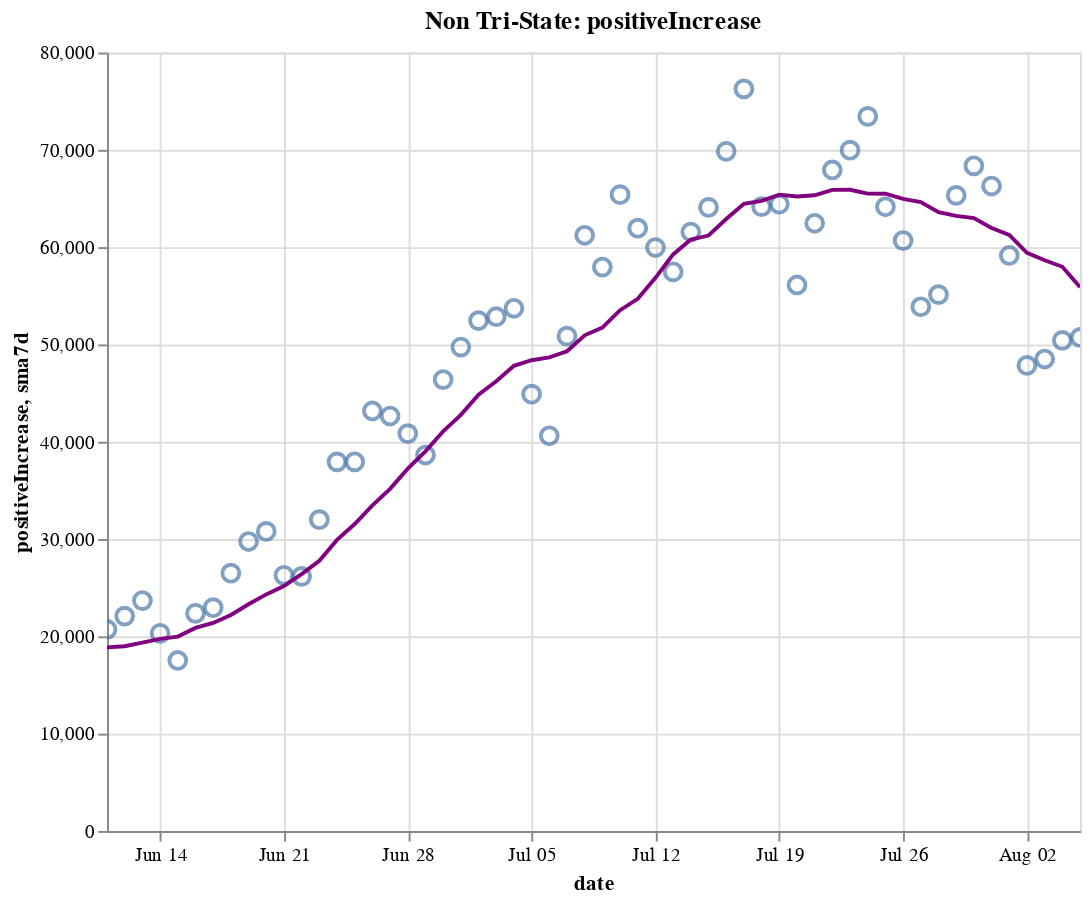

The notebook cell this image was saved under:
### Code cell
create_plot(non_tristate, 'positiveIncrease')

### Figure 1 — Vega-Lite specification as saved in the notebook (floating-point values rounded to 4 significant figures)
{"config": {"view": {"continuousWidth": 400, "continuousHeight": 300}}, "layer": [{"layer": [{"mark": {"type": "point", "size": 75}, "encoding": {"tooltip": [{"type": "temporal", "field": "date"}, {"type": "quantitative", "field": "positiveIncrease"}, {"type": "quantitative", "field": "sma7d"}], "x": {"type": "temporal", "field": "date"}, "y": {"type": "quantitative", "field": "positiveIncrease"}}, "selection": {"selector014": {"type": "interval", "bind": "scales", "encodings": ["x", "y"]}}}, {"mark": {"type": "line", "color": "purple"}, "encoding": {"x": {"type": "temporal", "field": "date"}, "y": {"type": "quantitative", "field": "sma7d"}}}]}, {"mark": {"type": "rule", "color": "#aaa"}, "encoding": {"x": {"type": "temporal", "field": "date"}}, "transform": [{"filter": {"selection": "selector013"}}]}, {"mark": "circle", "encoding": {"opacity": {"condition": {"value": 1, "selection": "selector013"}, "value": 0}, "tooltip": [{"type": "temporal", "field": "date"}, {"type": "quantitative", "field": "positiveIncrease"}, {"type": "quantitative", "field": "sma7d"}], "x": {"type": "temporal", "field": "date"}, "y": {"type": "quantitative", "field": "positiveIncrease"}}, "selection": {"selector013": {"type": "single", "encodings": ["x"], "on": "mouseover", "nearest": true, "empty": "none"}}}, {"mark": {"type": "text", "align": "left", "dx": 5, "dy": -5, "stroke": "white", "strokeWidth": 2}, "encoding": {"text": {"type": "quantitative", "field": "positiveIncrease"}, "tooltip": [{"type": "temporal", "field": "date"}, {"type": "quantitative", "field": "positiveIncrease"}, {"type": "quantitative", "field": "sma7d"}], "x": {"type": "temporal", "field": "date"}, "y": {"type": "quantitative", "field": "positiveIncrease"}}, "transform": [{"filter": {"selection": "selector013"}}]}, {"mark": {"type": "text", "align": "left", "dx": 5, "dy": -5}, "encoding": {"text": {"type": "quantitative", "field": "positiveIncrease"}, "tooltip": [{"type": "temporal", "field": "date"}, {"type": "quantitative", "field": "positiveIncrease"}, {"type": "quantitative", "field": "sma7d"}], "x": {"type": "temporal", "field": "date"}, "y": {"type": "quantitative", "field": "positiveIncrease"}}, "transform": [{"filter": {"selection": "selector013"}}]}], "data": {"name": "data-5a7083645dd3caddebe73cb596d126e3"}, "height": 400, "title": "Non Tri-State: positiveIncrease", "width": 500, "$schema": "https://vega.github.io/schema/vega-lite/v4.8.1.json", "datasets": {"data-5a7083645dd3caddebe73cb596d126e3": [{"date": "2020-06-11T00:00:00", "totalTestResultsIncrease": 368700.0, "positiveIncrease": 20710.0, "death": 66590.0, "deathIncrease": 768.0, "positiveRate": 0.056, "state": "Non Tri-State", "sma7d": 18860.0}, {"date": "2020-06-12T00:00:00", "totalTestResultsIncrease": 512100.0, "positiveIncrease": 22080.0, "death": 67250.0, "deathIncrease": 660.0, "positiveRate": 0.043, "state": "Non Tri-State", "sma7d": 18980.0}, {"date": "2020-06-13T00:00:00", "totalTestResultsIncrease": 397700.0, "positiveIncrease": 23680.0, "death": 67780.0, "deathIncrease": 532.0, "positiveRate": 0.06, "state": "Non Tri-State", "sma7d": 19350.0}, {"date": "2020-06-14T00:00:00", "totalTestResultsIncrease": 396300.0, "positiveIncrease": 20310.0, "death": 68060.0, "deathIncrease": 280.0, "positiveRate": 0.051, "state": "Non Tri-State", "sma7d": 19740.0}, {"date": "2020-06-15T00:00:00", "totalTestResultsIncrease": 352800.0, "positiveIncrease": 17520.0, "death": 68360.0, "deathIncrease": 298.0, "positiveRate": 0.05, "state": "Non Tri-State", "sma7d": 19970.0}, {"date": "2020-06-16T00:00:00", "totalTestResultsIncrease": 381800.0, "positiveIncrease": 22370.0, "death": 69000.0, "deathIncrease": 643.0, "positiveRate": 0.059, "state": "Non Tri-State", "sma7d": 20870.0}, {"date": "2020-06-17T00:00:00", "totalTestResultsIncrease": 405300.0, "positiveIncrease": 22950.0, "death": 69700.0, "deathIncrease": 695.0, "positiveRate": 0.057, "state": "Non Tri-State", "sma7d": 21370.0}, {"date": "2020-06-18T00:00:00", "totalTestResultsIncrease": 416700.0, "positiveIncrease": 26490.0, "death": 70330.0, "deathIncrease": 634.0, "positiveRate": 0.064, "state": "Non Tri-State", "sma7d": 22200.0}, {"date": "2020-06-19T00:00:00", "totalTestResultsIncrease": 460300.0, "positiveIncrease": 29740.0, "death": 70920.0, "deathIncrease": 583.0, "positiveRate": 0.065, "state": "Non Tri-State", "sma7d": 23290.0}, {"date": "2020-06-20T00:00:00", "totalTestResultsIncrease": 462100.0, "positiveIncrease": 30780.0, "death": 71480.0, "deathIncrease": 569.0, "positiveRate": 0.067, "state": "Non Tri-State", "sma7d": 24310.0}, {"date": "2020-06-21T00:00:00", "totalTestResultsIncrease": 415400.0, "positiveIncrease": 26270.0, "death": 71740.0, "deathIncrease": 255.0, "positiveRate": 0.063, "state": "Non Tri-State", "sma7d": 25160.0}, {"date": "2020-06-22T00:00:00", "totalTestResultsIncrease": 381000.0, "positiveIncrease": 26160.0, "death": 71980.0, "deathIncrease": 241.0, "positiveRate": 0.069, "state": "Non Tri-State", "sma7d": 26400.0}, {"date": "2020-06-23T00:00:00", "totalTestResultsIncrease": 428400.0, "positiveIncrease": 31990.0, "death": 72590.0, "deathIncrease": 613.0, "positiveRate": 0.075, "state": "Non Tri-State", "sma7d": 27770.0}, {"date": "2020-06-24T00:00:00", "totalTestResultsIncrease": 445400.0, "positiveIncrease": 37930.0, "death": 73240.0, "deathIncrease": 652.0, "positiveRate": 0.085, "state": "Non Tri-State", "sma7d": 29910.0}, {"date": "2020-06-25T00:00:00", "totalTestResultsIncrease": 540400.0, "positiveIncrease": 37940.0, "death": 73840.0, "deathIncrease": 595.0, "positiveRate": 0.07, "state": "Non Tri-State", "sma7d": 31550.0}, {"date": "2020-06-26T00:00:00", "totalTestResultsIncrease": 506600.0, "positiveIncrease": 43160.0, "death": 74410.0, "deathIncrease": 571.0, "positiveRate": 0.085, "state": "Non Tri-State", "sma7d": 33460.0}, {"date": "2020-06-27T00:00:00", "totalTestResultsIncrease": 496300.0, "positiveIncrease": 42640.0, "death": 74870.0, "deathIncrease": 455.0, "positiveRate": 0.086, "state": "Non Tri-State", "sma7d": 35160.0}, {"date": "2020-06-28T00:00:00", "totalTestResultsIncrease": 495100.0, "positiveIncrease": 40840.0, "death": 75100.0, "deathIncrease": 234.0, "positiveRate": 0.082, "state": "Non Tri-State", "sma7d": 37240.0}, {"date": "2020-06-29T00:00:00", "totalTestResultsIncrease": 562800.0, "positiveIncrease": 38640.0, "death": 75400.0, "deathIncrease": 302.0, "positiveRate": 0.069, "state": "Non Tri-State", "sma7d": 39020.0}, {"date": "2020-06-30T00:00:00", "totalTestResultsIncrease": 542100.0, "positiveIncrease": 46390.0, "death": 75940.0, "deathIncrease": 538.0, "positiveRate": 0.086, "state": "Non Tri-State", "sma7d": 41080.0}, {"date": "2020-07-01T00:00:00", "totalTestResultsIncrease": 544600.0, "positiveIncrease": 49730.0, "death": 76580.0, "deathIncrease": 645.0, "positiveRate": 0.091, "state": "Non Tri-State", "sma7d": 42760.0}, {"date": "2020-07-02T00:00:00", "totalTestResultsIncrease": 561100.0, "positiveIncrease": 52450.0, "death": 77240.0, "deathIncrease": 655.0, "positiveRate": 0.093, "state": "Non Tri-State", "sma7d": 44840.0}, {"date": "2020-07-03T00:00:00", "totalTestResultsIncrease": 623000.0, "positiveIncrease": 52850.0, "death": 77760.0, "deathIncrease": 523.0, "positiveRate": 0.085, "state": "Non Tri-State", "sma7d": 46220.0}, {"date": "2020-07-04T00:00:00", "totalTestResultsIncrease": 556800.0, "positiveIncrease": 53720.0, "death": 78030.0, "deathIncrease": 270.0, "positiveRate": 0.096, "state": "Non Tri-State", "sma7d": 47800.0}, {"date": "2020-07-05T00:00:00", "totalTestResultsIncrease": 567400.0, "positiveIncrease": 44890.0, "death": 78210.0, "deathIncrease": 179.0, "positiveRate": 0.079, "state": "Non Tri-State", "sma7d": 48380.0}, {"date": "2020-07-06T00:00:00", "totalTestResultsIncrease": 426400.0, "positiveIncrease": 40610.0, "death": 78420.0, "deathIncrease": 212.0, "positiveRate": 0.095, "state": "Non Tri-State", "sma7d": 48660.0}, {"date": "2020-07-07T00:00:00", "totalTestResultsIncrease": 559800.0, "positiveIncrease": 50850.0, "death": 79280.0, "deathIncrease": 859.0, "positiveRate": 0.091, "state": "Non Tri-State", "sma7d": 49300.0}, {"date": "2020-07-08T00:00:00", "totalTestResultsIncrease": 545600.0, "positiveIncrease": 61220.0, "death": 80010.0, "deathIncrease": 730.0, "positiveRate": 0.112, "state": "Non Tri-State", "sma7d": 50940.0}, {"date": "2020-07-09T00:00:00", "totalTestResultsIncrease": 603500.0, "positiveIncrease": 57950.0, "death": 80840.0, "deathIncrease": 822.0, "positiveRate": 0.096, "state": "Non Tri-State", "sma7d": 51730.0}, {"date": "2020-07-10T00:00:00", "totalTestResultsIncrease": 713500.0, "positiveIncrease": 65390.0, "death": 81650.0, "deathIncrease": 814.0, "positiveRate": 0.092, "state": "Non Tri-State", "sma7d": 53520.0}, {"date": "2020-07-11T00:00:00", "totalTestResultsIncrease": 591200.0, "positiveIncrease": 61950.0, "death": 82350.0, "deathIncrease": 705.0, "positiveRate": 0.105, "state": "Non Tri-State", "sma7d": 54690.0}, {"date": "2020-07-12T00:00:00", "totalTestResultsIncrease": 640600.0, "positiveIncrease": 59960.0, "death": 82810.0, "deathIncrease": 455.0, "positiveRate": 0.094, "state": "Non Tri-State", "sma7d": 56850.0}, {"date": "2020-07-13T00:00:00", "totalTestResultsIncrease": 624500.0, "positiveIncrease": 57460.0, "death": 83080.0, "deathIncrease": 275.0, "positiveRate": 0.092, "state": "Non Tri-State", "sma7d": 59260.0}, {"date": "2020-07-14T00:00:00", "totalTestResultsIncrease": 676900.0, "positiveIncrease": 61550.0, "death": 83790.0, "deathIncrease": 708.0, "positiveRate": 0.091, "state": "Non Tri-State", "sma7d": 60780.0}, {"date": "2020-07-15T00:00:00", "totalTestResultsIncrease": 665700.0, "positiveIncrease": 64080.0, "death": 84610.0, "deathIncrease": 816.0, "positiveRate": 0.096, "state": "Non Tri-State", "sma7d": 61190.0}, {"date": "2020-07-16T00:00:00", "totalTestResultsIncrease": 722900.0, "positiveIncrease": 69850.0, "death": 85500.0, "deathIncrease": 896.0, "positiveRate": 0.097, "state": "Non Tri-State", "sma7d": 62890.0}, {"date": "2020-07-17T00:00:00", "totalTestResultsIncrease": 750100.0, "positiveIncrease": 76260.0, "death": 86420.0, "deathIncrease": 915.0, "positiveRate": 0.102, "state": "Non Tri-State", "sma7d": 64450.0}, {"date": "2020-07-18T00:00:00", "totalTestResultsIncrease": 679400.0, "positiveIncrease": 64160.0, "death": 87260.0, "deathIncrease": 846.0, "positiveRate": 0.094, "state": "Non Tri-State", "sma7d": 64760.0}, {"date": "2020-07-19T00:00:00", "totalTestResultsIncrease": 715500.0, "positiveIncrease": 64410.0, "death": 87770.0, "deathIncrease": 506.0, "positiveRate": 0.09, "state": "Non Tri-State", "sma7d": 65400.0}, {"date": "2020-07-20T00:00:00", "totalTestResultsIncrease": 644300.0, "positiveIncrease": 56110.0, "death": 88110.0, "deathIncrease": 335.0, "positiveRate": 0.087, "state": "Non Tri-State", "sma7d": 65200.0}, {"date": "2020-07-21T00:00:00", "totalTestResultsIncrease": 669000.0, "positiveIncrease": 62450.0, "death": 89120.0, "deathIncrease": 1014.0, "positiveRate": 0.093, "state": "Non Tri-State", "sma7d": 65330.0}, {"date": "2020-07-22T00:00:00", "totalTestResultsIncrease": 693300.0, "positiveIncrease": 67930.0, "death": 90260.0, "deathIncrease": 1137.0, "positiveRate": 0.098, "state": "Non Tri-State", "sma7d": 65880.0}, {"date": "2020-07-23T00:00:00", "totalTestResultsIncrease": 722500.0, "positiveIncrease": 69960.0, "death": 91260.0, "deathIncrease": 999.0, "positiveRate": 0.097, "state": "Non Tri-State", "sma7d": 65900.0}, {"date": "2020-07-24T00:00:00", "totalTestResultsIncrease": 800100.0, "positiveIncrease": 73440.0, "death": 92390.0, "deathIncrease": 1131.0, "positiveRate": 0.092, "state": "Non Tri-State", "sma7d": 65500.0}, {"date": "2020-07-25T00:00:00", "totalTestResultsIncrease": 725600.0, "positiveIncrease": 64150.0, "death": 93400.0, "deathIncrease": 1013.0, "positiveRate": 0.088, "state": "Non Tri-State", "sma7d": 65490.0}, {"date": "2020-07-26T00:00:00", "totalTestResultsIncrease": 737100.0, "positiveIncrease": 60670.0, "death": 93940.0, "deathIncrease": 544.0, "positiveRate": 0.082, "state": "Non Tri-State", "sma7d": 64960.0}, {"date": "2020-07-27T00:00:00", "totalTestResultsIncrease": 641000.0, "positiveIncrease": 53870.0, "death": 94970.0, "deathIncrease": 1026.0, "positiveRate": 0.084, "state": "Non Tri-State", "sma7d": 64640.0}, {"date": "2020-07-28T00:00:00", "totalTestResultsIncrease": 670000.0, "positiveIncrease": 55120.0, "death": 96060.0, "deathIncrease": 1086.0, "positiveRate": 0.082, "state": "Non Tri-State", "sma7d": 63590.0}, {"date": "2020-07-29T00:00:00", "totalTestResultsIncrease": 719600.0, "positiveIncrease": 65320.0, "death": 97520.0, "deathIncrease": 1466.0, "positiveRate": 0.091, "state": "Non Tri-State", "sma7d": 63220.0}, {"date": "2020-07-30T00:00:00", "totalTestResultsIncrease": 702500.0, "positiveIncrease": 68360.0, "death": 98750.0, "deathIncrease": 1229.0, "positiveRate": 0.097, "state": "Non Tri-State", "sma7d": 62990.0}, {"date": "2020-07-31T00:00:00", "totalTestResultsIncrease": 605100.0, "positiveIncrease": 66280.0, "death": 100000.0, "deathIncrease": 1295.0, "positiveRate": 0.11, "state": "Non Tri-State", "sma7d": 61970.0}, {"date": "2020-08-01T00:00:00", "totalTestResultsIncrease": 630200.0, "positiveIncrease": 59140.0, "death": 101200.0, "deathIncrease": 1147.0, "positiveRate": 0.094, "state": "Non Tri-State", "sma7d": 61250.0}, {"date": "2020-08-02T00:00:00", "totalTestResultsIncrease": 617800.0, "positiveIncrease": 47840.0, "death": 101700.0, "deathIncrease": 503.0, "positiveRate": 0.077, "state": "Non Tri-State", "sma7d": 59420.0}, {"date": "2020-08-03T00:00:00", "totalTestResultsIncrease": 626000.0, "positiveIncrease": 48500.0, "death": 102200.0, "deathIncrease": 502.0, "positiveRate": 0.077, "state": "Non Tri-State", "sma7d": 58650.0}, {"date": "2020-08-04T00:00:00", "totalTestResultsIncrease": 617100.0, "positiveIncrease": 50420.0, "death": 103400.0, "deathIncrease": 1162.0, "positiveRate": 0.082, "state": "Non Tri-State", "sma7d": 57980.0}, {"date": "2020-08-05T00:00:00", "totalTestResultsIncrease": 557600.0, "positiveIncrease": 50720.0, "death": 104800.0, "deathIncrease": 1412.0, "positiveRate": 0.091, "state": "Non Tri-State", "sma7d": 55890.0}]}}
